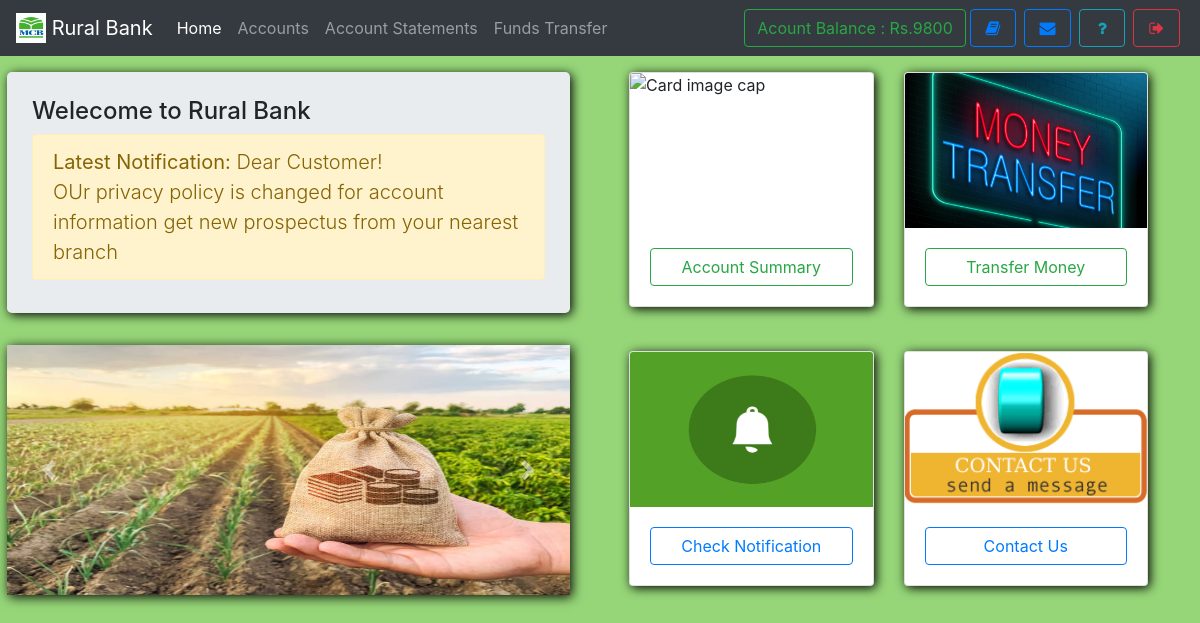
Screenshot of /index2.php (signed in) with the database file from the repository.
### tables this page shows
CREATE TABLE `useraccounts` (
  `id` int(11) NOT NULL,
  `email` text NOT NULL,
  `password` text NOT NULL,
  `name` varchar(111) NOT NULL,
  `balance` varchar(111) NOT NULL,
  `cnic` varchar(111) NOT NULL,
  `number` varchar(111) NOT NULL,
  `city` varchar(111) NOT NULL,
  `address` varchar(111) NOT NULL,
  `source` varchar(111) NOT NULL,
  `accountNo` varchar(111) NOT NULL,
  `branch` varchar(111) NOT NULL,
  `accountType` varchar(111) NOT NULL,
  `date` timestamp NOT NULL DEFAULT CURRENT_TIMESTAMP
);

CREATE TABLE `notice` (
  `id` int(11) NOT NULL,
  `userId` varchar(111) NOT NULL,
  `notice` text NOT NULL,
  `date` timestamp NOT NULL DEFAULT CURRENT_TIMESTAMP
);

### assets/db.php (called while the page is built, shortened)
<?php
    $con = new mysqli('localhost','root','','mybank');
    if(isset($_SESSION['userId'])) {
        $ar = $con->query("select * from userAccounts,branch where id = '$_SESSION[userId]' AND userAccounts.branch = branch.branchId");
        $userData = $ar->fetch_assoc();
    }
?>

### index2.php (the view, shortened to what this page needs)
<!DOCTYPE html>
<html>
<head>
  <?php require 'assets/autoloader.php'; ?>
  <?php require 'assets/db.php'; ?>
  <?php require 'assets/function.php'; ?>
</head>
<body style="background:#96D678;background-size: 100%">
<nav class="navbar navbar-expand-lg navbar-dark bg-dark fixed-top">
 <a class="navbar-brand" href="#">
    <img src="images/logo.png" width="30" height="30" class="d-inline-block align-top" alt="">
   <?php echo bankname; ?>
  </a>
  <div class="collapse navbar-collapse" id="navbarSupportedContent">
    <ul class="navbar-nav mr-auto">
      <li class="nav-item ">
        <a class="nav-link active" href="index2.php">Home <span class="sr-only">(current)</span></a>
      </li>
      <li class="nav-item ">  <a class="nav-link" href="accounts.php">Accounts</a></li>
      <li class="nav-item ">  <a class="nav-link" href="statements.php">Account Statements</a></li>
      <li class="nav-item ">  <a class="nav-link" href="transfer.php">Funds Transfer</a></li>
    </ul>
    <?php include 'sideButton.php'; ?>
  </div>
</nav><br><br><br>
<div class="row w-100" >
  <div class="col" style="padding: 22px;padding-top: 0">
    <div class="jumbotron shadowBlack" style="padding: 25px;min-height: 241px;max-height: 241px">
  <h4 class="display-5">Welecome to Rural Bank</h4>
  <p  class="lead alert alert-warning"><b>Latest Notification:</b>
  <?php
      $array = $con->query("select * from notice where userId = '$_SESSION[userId]' order by date desc");
      if ($array->num_rows > 0)
      {
        $row = $array->fetch_assoc();
          echo $row['notice'];
      }
      else
        echo "<div class='alert alert-info'>Notice box empty</div>";
     ?></p>
</div>
        <div id="carouselExampleIndicators" class="carousel slide my-2 rounded-1 shadowBlack" data-ride="carousel" >
          <div class="carousel-inner">
          <div class="carousel-item active">
            <img class="d-block w-100" src="1.jpg" alt="First slide" style="max-height: 250px">
          </div>
        </div>
        <a class="carousel-control-prev" href="#carouselExampleIndicators" role="button" data-slide="prev">
          <span class="carousel-control-prev-icon" aria-hidden="true"></span>
        </a>
        <a class="carousel-control-next" href="#carouselExampleIndicators" role="button" data-slide="next">
          <span class="carousel-control-next-icon" aria-hidden="true"></span>
        </a>
      </div>
  </div>
<div class="col">
    <div class="row" style="padding: 22px;padding-top: 0">
      <div class="col">
        <div class="card shadowBlack ">
          <img class="card-img-top" src="images/acount.jpg" style="max-height: 155px;min-height: 155px" alt="Card image cap">
          <div class="card-body">
            <a href="accounts.php" class="btn btn-outline-success btn-block">Account Summary</a>
          </div>
        </div>
      </div>
      <div class="col">
        <div class="card shadowBlack ">
          <img class="card-img-top" src="images/transfer.jpg" alt="Card image cap" style="max-height: 155px;min-height: 155px">
        <div class="card-body">
          <a href="transfer.php" class="btn btn-outline-success btn-block">Transfer Money</a>
         </div>
        </div>
      </div>
    </div>
    <div class="row" style="padding: 22px">
      <div class="col">
        <div class="card shadowBlack ">
          <img class="card-img-top" src="images/bell.gif" style="max-height: 155px;min-height: 155px" alt="Card image cap">
          <div class="card-body">
            <a href="notice.php" class="btn btn-outline-primary btn-block">Check Notification</a>
          </div>
        </div>
      </div>
      <div class="col">
        <div class="card shadowBlack ">
          <img class="card-img-top" src="images/contacts.gif" alt="Card image cap" style="max-height: 155px;min-height: 155px">
        <div class="card-body">
          <a href="feedback.php" class="btn btn-outline-primary btn-block">Contact Us</a>
         </div>
        </div>
      </div>
    </div>
  </div>
</div>
</body>
</html>

### sideButton.php
<form class="form-inline my-2 my-lg-0">
        <a href="" class="btn btn-outline-success" data-toggle="tooltip" title="Your current Account Balance">Acount Balance : Rs.<?php echo $userData['balance']; ?></a>
        <a href="accounts.php" data-toggle="tooltip" title="Account Summary" class="btn btn-outline-primary mx-1" ><i class="fa fa-book fa-fw"></i></a>
        <a href="notice.php" data-toggle="tooltip" title="View Notice" class="btn btn-outline-primary mx-1" ><i class="fa fa-envelope fa-fw"></i></a>
        <a href="feedback.php" data-toggle="tooltip" title="Help?" class="btn btn-outline-info mx-1" ><i class="fa fa-question fa-fw"></i></a>
        <a href="logout.php" data-toggle="tooltip" title="Logout" class="btn btn-outline-danger mx-1" ><i class="fa fa-sign-out fa-fw"></i></a>
</form>

### css/custom.css (style rules this page uses)
.shadowBlack { box-shadow: 2px 2px 11px black }

### rows the page displays
useraccounts: balance "9800"
notice: notice "Dear Customer! OUr privacy policy is changed for account information get new prospectus from your nearest branch"

### other values shown
bankname "Rural Bank"
